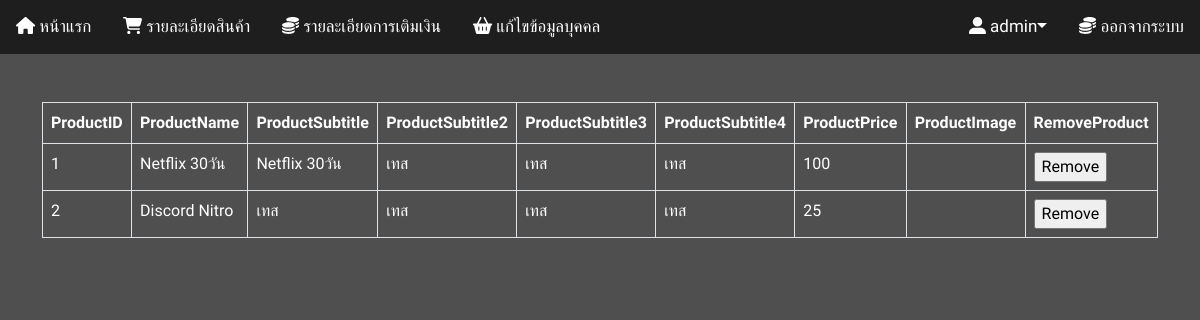
Page /add_product.php (signed in) on the committed database.
### tables this page shows
CREATE TABLE `producttb` (
  `p_id` int(11) NOT NULL,
  `p_name` varchar(255) DEFAULT NULL,
  `p_subtitle` varchar(255) DEFAULT NULL,
  `p_sub2` varchar(255) DEFAULT NULL,
  `p_sub3` varchar(255) DEFAULT NULL,
  `p_sub4` varchar(255) DEFAULT NULL,
  `p_price` int(11) DEFAULT NULL,
  `p_img` text NOT NULL
);

### add_product.php (the view, shortened to what this page needs)
<?php
    include_once("./db/connect_db.php");
    $sql = "SELECT * FROM producttb";
    $query = $conn->query($sql);
?>
<!doctype html>
<html lang="en">
<head>
  <link rel="stylesheet" href="https://cdnjs.cloudflare.com/ajax/libs/font-awesome/6.2.0/css/all.min.css"
 />
      <link rel="stylesheet" href="https://cdnjs.cloudflare.com/ajax/libs/font-awesome/4.7.0/css/font-awesome.min.css">
  <link href="https://cdn.jsdelivr.net/npm/bootstrap@5.2.1/dist/css/bootstrap.min.css" rel="stylesheet"
>
</head>
<body>
  <header>
    <?php include('asset/adminnav.php'); ?>
  </header>
  <main>
    <section class="carousel">
<div class="container table-responsive py-5">
<table class="table table-bordered table-hover">
  <thead class="thead-dark"  style="color:#fff;">
    <tr>
        <th scope="col">ProductID</th>
        <th scope="col">ProductName</th>
        <th scope="col">ProductSubtitle</th>
        <th scope="col">ProductSubtitle2</th>
        <th scope="col">ProductSubtitle3</th>
        <th scope="col">ProductSubtitle4</th>
        <th scope="col">ProductPrice</th>
        <th scope="col">ProductImage</th>
        <th scope="col">RemoveProduct</th>
    </tr>
  </thead>
  <tbody style="color:#fff;">
    <?php while($row = mysqli_fetch_array($query)): ?>
    <tr>
        <td><?php echo $row['p_id']; ?></td>
        <td><?php echo $row['p_name']; ?></td>
        <td><?php echo $row['p_subtitle']; ?></td>
        <td><?php echo $row['p_sub2']; ?></td>
        <td><?php echo $row['p_sub3']; ?></td>
        <td><?php echo $row['p_sub4']; ?></td>
        <td><?php echo $row['p_price']; ?></td>
        <td><?php echo $row['p_img']; ?></td>
        <td>
            <form action="remove.php" method="get">
                <input type="submit" value="Remove"></input>
            </form>
        </td>
    </tr>
      <?php endwhile ?>
      </tbody>
    </table>
    </div>
  </main>
</body>
</html>

### add_product.php (style rules this page uses)
body { font-family: "Prompt"; background-color: #4F4F4F; }

### rows in the picture
producttb: p_id "1", p_name "Netflix 30วัน", p_subtitle "Netflix 30วัน", p_sub2 "เทส", p_sub3 "เทส", p_sub4 "เทส", p_price "100"
producttb: p_id "2", p_name "Discord Nitro", p_subtitle "เทส", p_sub2 "เทส", p_sub3 "เทส", p_sub4 "เทส", p_price "25"

### other values in the picture
$_SESSION['Username'] "admin"
